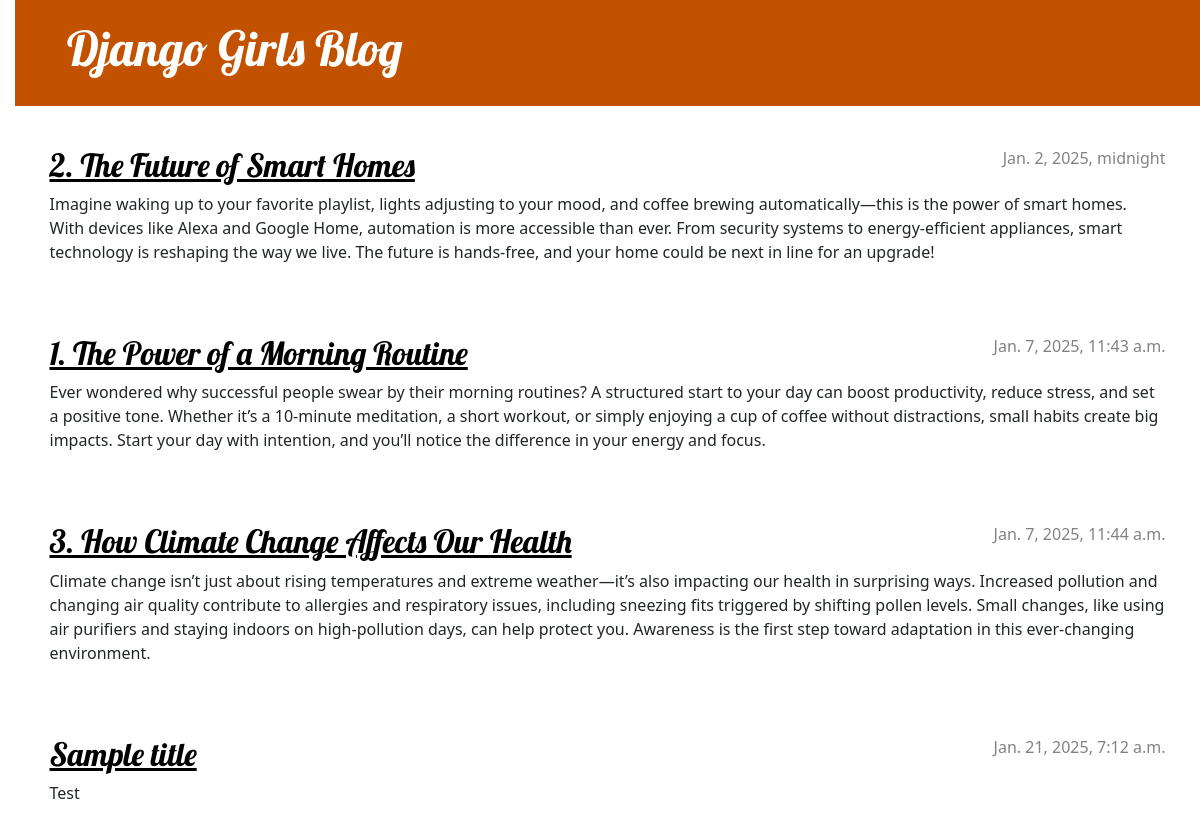
Before: / with the older database file.
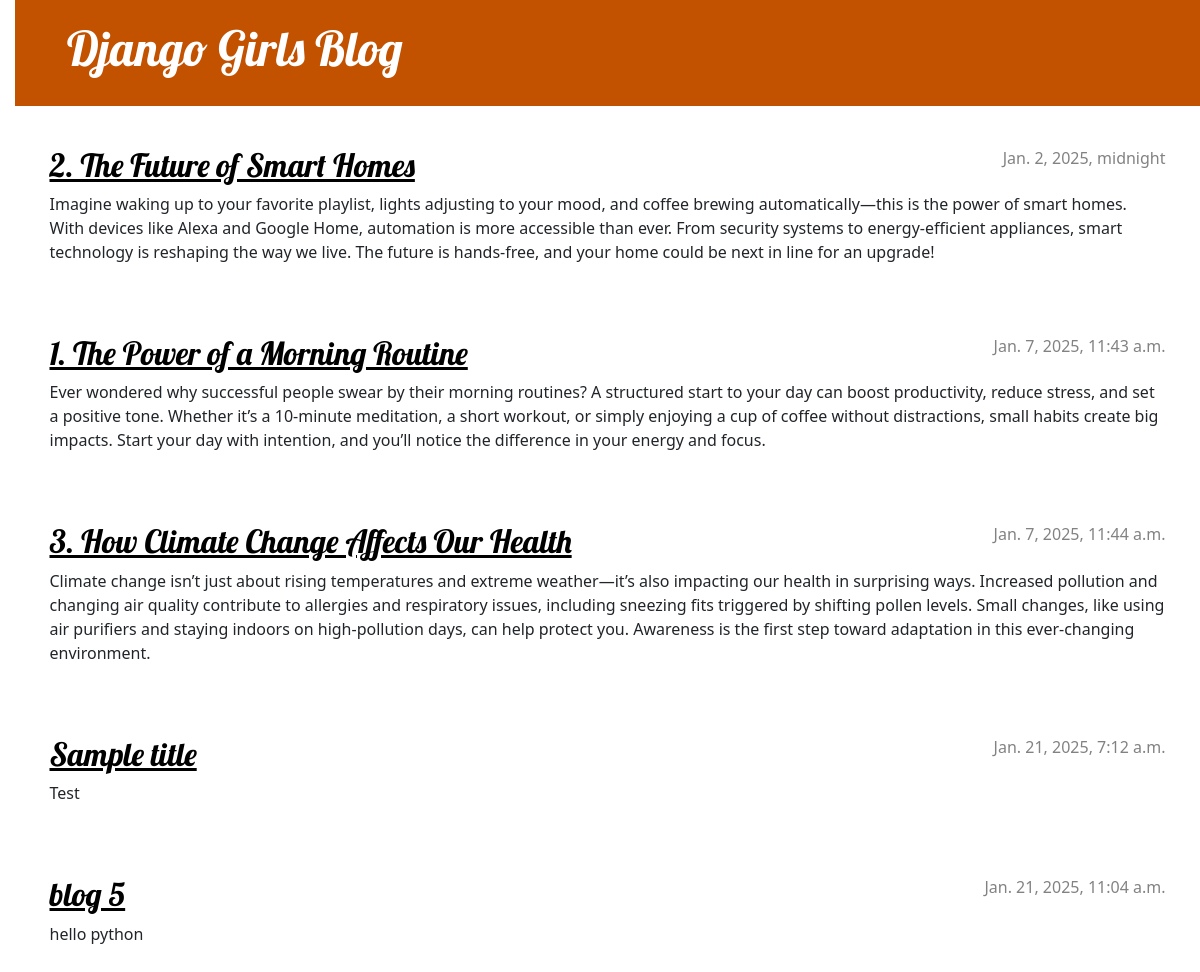
After: the same page with the newer database file.
### blog/models.py (models this page shows, shortened)
class Post(models.Model):
    author = models.ForeignKey(settings.AUTH_USER_MODEL, on_delete=models.CASCADE)
    title = models.CharField(max_length=200)
    text = models.TextField()
    created_date = models.DateTimeField(default=timezone.now)
    published_date = models.DateTimeField(blank=True, null=True)

### blog/views.py (the view)
# urls.py: path('', views.post_list, name='post_list'),
def post_list(request):
    posts = Post.objects.filter(published_date__lte=timezone.now()).order_by('published_date')
    return render(request, 'blog/post_list.html', {'posts': posts})

### blog/templates/blog/post_list.html
{% extends 'blog/base.html' %} {% block content %} {% for post in posts %}
<article class="post">
  <time class="date"> {{ post.published_date }} </time>
  <h2><a href="{% url 'post_detail' pk=post.pk %}">{{ post.title }}</a></h2>
  <p>{{ post.text|linebreaksbr }}</p>
</article>
{% endfor %} {% endblock %}

### blog/templates/blog/base.html (shortened to what this page needs)
{% load static %}
<!DOCTYPE html>
<html>
  <head>
    <link
      rel="stylesheet"
      href="https://cdn.jsdelivr.net/npm/bootstrap@5.3.3/dist/css/bootstrap.min.css"
    />
    <link rel="stylesheet" href="{% static 'css/blog.css' %}" />
  </head>
  <body>
    <header class="page-header">
      <div class="container">
        <h1><a href="/">Django Girls Blog</a></h1>
      </div>
    </header>
    <main class="content container">
      <div class="row">
        <div class="col">{% block content %} {% endblock %}</div>
      </div>
    </main>
  </body>
</html>

### blog/static/css/blog.css (style rules this page uses)
h1 a, h2 a { color: #C25100; }
body { padding-left: 15px; }
h1 a, h2 a { color: #C25100; font-family: 'Lobster'; }
.page-header { background-color: #C25100; margin-top: 0; margin-bottom: 40px; padding: 20px 20px 20px 40px; }
.page-header h1, .page-header h1 a, .page-header h1 a:visited, .page-header h1 a:active { color: #ffffff; font-size: 36pt; text-decoration: none; }
h1, h2, h3, h4 { font-family: 'Lobster', cursive; }
.date { color: #828282; }
.post { margin-bottom: 70px; }
.post h2 a, .post h2 a:visited { color: #000000; }
.post > .date, .post > .actions { float: right; }

Changed rows visible on the page:
added Post: published_date "Jan. 21, 2025, 11:04 a.m.", title "blog 5", text "hello python"
